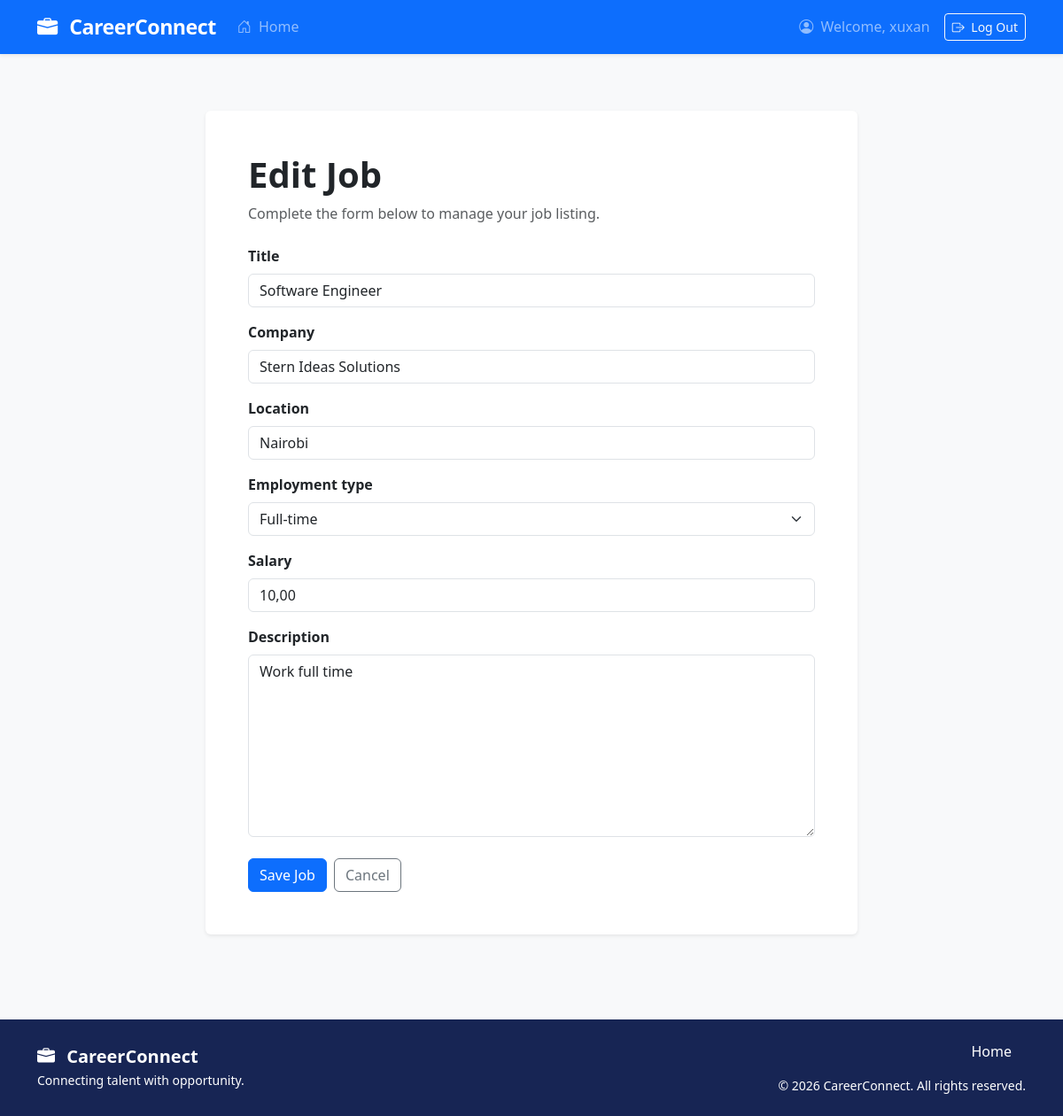
The app's page /employer/jobs/1/edit/ (signed in) with its own data.
### jobs/models.py (models this page shows, shortened)
class Job(models.Model):
    EMPLOYMENT_TYPES = [
        ("FT", "Full-time"),
        ("PT", "Part-time"),
        ("CT", "Contract"),
        ("IN", "Internship"),
        ("RM", "Remote"),
    ]
    employer = models.ForeignKey(
        User,
        on_delete=models.CASCADE,
        related_name="posted_jobs",
        null=True,
        blank=True,
    )
    title = models.CharField(max_length=200)
    company = models.CharField(max_length=150)
    location = models.CharField(max_length=150)
    employment_type = models.CharField(
        max_length=2,
        choices=EMPLOYMENT_TYPES,
        default="FT",
    )
    description = models.TextField()
    salary = models.CharField(max_length=100, blank=True)
    created_at = models.DateTimeField(auto_now_add=True)
    is_active = models.BooleanField(default=True)
    class Meta:
        ordering = ["-created_at"]

### jobs/views.py (the view)
@employer_required
def edit_job(request, job_id):
    job = get_object_or_404(
        Job,
        id=job_id,
        employer=request.user,
    )
    if request.method == "POST":
        form = JobForm(request.POST, instance=job)
        if form.is_valid():
            updated_job = form.save(commit=False)
            if request.user.profile.company_name:
                updated_job.company = request.user.profile.company_name
            updated_job.save()
            messages.success(request, "Your job has been updated successfully!")
            return redirect("employer_dashboard")
    else:
        form = JobForm(instance=job)
    return render(
        request,
        "jobs/job_form.html",
        {
            "form": form,
            "job": job,
            "page_title": "Edit Job",
        },
    )

### jobs/views.py (called while the page is built)
def employer_required(view_func):
    @wraps(view_func)
    @login_required
    def wrapper(request, *args, **kwargs):
        try:
            profile = request.user.profile
        except UserProfile.DoesNotExist:
            messages.error(
                request,
                "Your account does not have a profile. Please contact support."
            )
            return redirect("home")
        if profile.role != "EMPLOYER":
            messages.error(
                request,
                "Only registered employers can access this page."
            )
            return redirect("home")
        return view_func(request, *args, **kwargs)
    return wrapper

### templates/jobs/job_form.html (shortened to what this page needs)
{% extends "base.html" %}
{% block content %}
<div class="container py-5">
    <div class="row justify-content-center">
        <div class="col-lg-8">
            <div class="card border-0 shadow-sm">
                <div class="card-body p-4 p-md-5">
                    <h1 class="fw-bold mb-2">{{ page_title }}</h1>
                    <p class="text-muted mb-4">
                        Complete the form below to manage your job listing.
                    </p>
                    <form method="post">
                        {% for field in form %}
                            <div class="mb-3">
                                <label
                                    for="{{ field.id_for_label }}"
                                    class="form-label fw-semibold">
                                    {{ field.label }}
                                </label>
                                {{ field }}
                            </div>
                        {% endfor %}
                        <div class="d-flex flex-wrap gap-2 mt-4">
                            <button type="submit" class="btn btn-primary">
                                Save Job
                            </button>
                            <a
                                href="{% url 'employer_dashboard' %}"
                                class="btn btn-outline-secondary">
                                Cancel
                            </a>
                        </div>
                    </form>
                </div>
            </div>
        </div>
    </div>
</div>
{% endblock %}

### templates/base.html (shortened to what this page needs)
<!DOCTYPE html>
<html lang="en">
<head>
    <link
        href="https://cdn.jsdelivr.net/npm/bootstrap@5.3.3/dist/css/bootstrap.min.css"
        rel="stylesheet"
    >
    <link
        rel="stylesheet"
        href="https://cdn.jsdelivr.net/npm/bootstrap-icons@1.11.3/font/bootstrap-icons.min.css"
    >
</head>
<body>
    <nav class="navbar navbar-expand-lg navbar-dark bg-primary shadow-sm">
        <div class="container">
            <a class="navbar-brand fw-bold"
               href="{% url 'home' %}">
                <i class="bi bi-briefcase-fill me-2"></i>
                CareerConnect
            </a>
            <div class="collapse navbar-collapse" id="mainNavbar">
                <ul class="navbar-nav me-auto mb-2 mb-lg-0">
                    <li class="nav-item">
                        <a class="nav-link" href="{% url 'home' %}">
                            <i class="bi bi-house-door me-1"></i>
                            Home
                        </a>
                    </li>
                </ul>
                <ul class="navbar-nav ms-auto align-items-lg-center">
                    {% if user.is_authenticated %}
                        <li class="nav-item">
                            <span class="nav-link">
                                <i class="bi bi-person-circle me-1"></i>
                                Welcome, {{ user.username }}
                            </span>
                        </li>
                        <li class="nav-item ms-lg-2">
                            <form method="post"
                                  action="{% url 'logout' %}"
                                  class="d-inline">
                                <button type="submit"
                                        class="btn btn-outline-light btn-sm mt-1 mb-1">
                                    <i class="bi bi-box-arrow-right me-1"></i>
                                    Log Out
                                </button>
                            </form>
                        </li>
                    {% endif %}
                </ul>
            </div>
        </div>
    </nav>
    <main>
        {% block content %}
        {% endblock %}
    </main>
    <footer class="site-footer py-4 mt-5">
        <div class="container">
            <div class="row align-items-center gy-3">
                <div class="col-md-6 text-center text-md-start">
                    <h5 class="fw-bold mb-1">
                        <i class="bi bi-briefcase-fill me-2"></i>
                        CareerConnect
                    </h5>
                    <p class="mb-0 small">
                        Connecting talent with opportunity.
                    </p>
                </div>
                <div class="col-md-6 text-center text-md-end">
                    <a href="{% url 'home' %}" class="me-3">
                        Home
                    </a>
                    <p class="small mt-3 mb-0">
                        &copy; {% now "Y" %} CareerConnect.
                        All rights reserved.
                    </p>
                </div>
            </div>
        </div>
    </footer>
</body>
</html>

### templates/base.html (style rules this page uses)
body { min-height: 100vh; display: flex; flex-direction: column; background-color: #f8f9fa; }
main { flex: 1; }
.navbar-brand { font-size: 1.45rem; letter-spacing: -0.5px; }
.navbar .nav-link { font-weight: 500; }
.site-footer { background-color: #172554; color: #ffffff; }
.site-footer a { color: #ffffff; text-decoration: none; }

### records on screen
Job: form "Software Engineer" "Stern Ideas Solutions" "Nairobi" "Full-time" "10,00" "Work full time"

### other values on screen
{{ user.username }} "xuxan"
{{ page_title }} "Edit Job"
{{ field.label }} "Title" "Company" "Location" "Employment type" "Salary" "Description"
